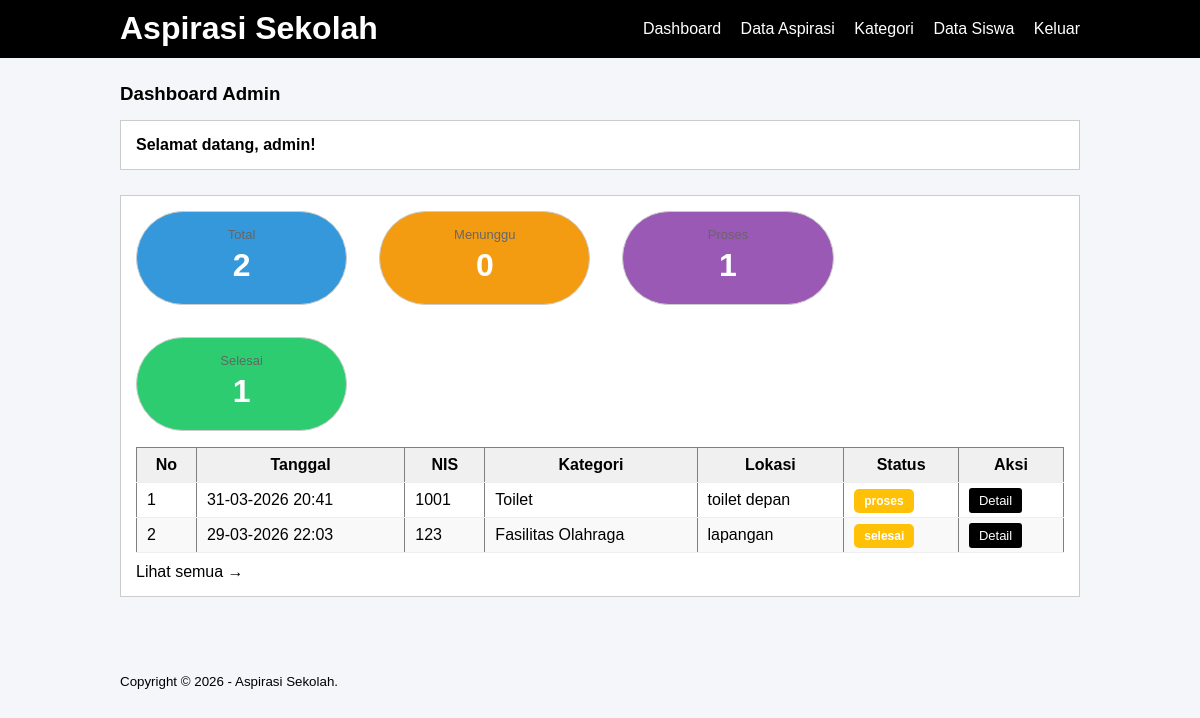
The page /project_p3/admin/dashboard.php (signed in) on the database its author committed.
### tables this page shows
CREATE TABLE `aspirasi` (
  `id_aspirasi` int(5) NOT NULL,
  `status` enum('menunggu','proses','selesai') NOT NULL,
  `id_pelaporan` int(5) NOT NULL,
  `feedback` text NOT NULL,
  `tgl_diajukan` datetime DEFAULT current_timestamp(),
  `tgl_selesai` datetime DEFAULT NULL
);

CREATE TABLE `input_aspirasi` (
  `id_pelaporan` int(5) NOT NULL,
  `nis` int(10) NOT NULL,
  `id_kategori` int(5) NOT NULL,
  `lokasi` varchar(50) NOT NULL,
  `ket` text NOT NULL,
  `tgl_input` varchar(30) NOT NULL
);

CREATE TABLE `kategori` (
  `id_kategori` int(5) NOT NULL,
  `ket_kategori` varchar(30) NOT NULL
);

### project_p3/admin/dashboard.php (the view, shortened to what this page needs)
<?php
include '../db.php';
$count = mysqli_fetch_assoc(mysqli_query($conn, "
    SELECT
        COUNT(*) as semua,
        SUM(status='Menunggu') as tunggu,
        SUM(status='Proses') as proses,
        SUM(status='Selesai') as selesai
    FROM aspirasi
"));
$semua   = $count['semua'] ?? 0;
$tunggu  = $count['tunggu'] ?? 0;
$proses  = $count['proses'] ?? 0;
$selesai = $count['selesai'] ?? 0;
$data = mysqli_query($conn, "
    SELECT
        a.id_aspirasi,
        a.status,
        a.tgl_diajukan,
        i.nis,
        i.lokasi,
        k.ket_kategori
    FROM aspirasi a
    LEFT JOIN input_aspirasi i
        ON a.id_pelaporan = i.id_pelaporan
    LEFT JOIN kategori k
        ON i.id_kategori = k.id_kategori
    ORDER BY a.id_aspirasi DESC
    LIMIT 10
");
?>
<!DOCTYPE html>
<html lang="id">
<head>
    <link rel="stylesheet" href="../css/style.css">
</head>
<body>
<header>
    <div class="container">
        <h1><a href="dashboard.php">Aspirasi Sekolah</a></h1>
        <ul>
            <li><a href="dashboard.php">Dashboard</a></li>
            <li><a href="data-aspirasi.php">Data Aspirasi</a></li>
            <li><a href="data-kategori.php">Kategori</a></li>
            <li><a href="data-siswa.php">Data Siswa</a></li>
            <li><a href="../keluar.php">Keluar</a></li>
        </ul>
    </div>
</header>
<div class="section">
    <div class="container">
        <h3>Dashboard Admin</h3>
        <div class="box">
            <h4>Selamat datang, <?php echo htmlspecialchars($_SESSION['username']); ?>!</h4>
        </div>
        <div style="margin-top:10px;">
            <div class="col-stat">
                <p>Total</p>
                <h2><?php echo $semua; ?></h2>
            </div>
            <div class="col-stat">
                <p>Menunggu</p>
                <h2><?php echo $tunggu; ?></h2>
            </div>
            <div class="col-stat">
                <p>Proses</p>
                <h2><?php echo $proses; ?></h2>
            </div>
            <div class="col-stat">
                <p>Selesai</p>
                <h2><?php echo $selesai; ?></h2>
            </div>
        </div>
        <div class="box">
            <table class="table" border="1" cellspacing="0">
                <thead>
                    <tr>
                        <th>No</th>
                        <th>Tanggal</th>
                        <th>NIS</th>
                        <th>Kategori</th>
                        <th>Lokasi</th>
                        <th>Status</th>
                        <th>Aksi</th>
                    </tr>
                </thead>
                <tbody>
                    <?php
                    $no = 1;
                    if (mysqli_num_rows($data) > 0) {
                        while ($row = mysqli_fetch_assoc($data)) {
                            $badge = 'badge-menunggu';
                    ?>
                    <tr>
                        <td><?php echo $no++; ?></td>
                        <td>
                            <?php
                            echo $row['tgl_diajukan']
                            ? date('d-m-Y H:i', strtotime($row['tgl_diajukan']))
                            : '-';
                            ?>
                        </td>
                        <td><?php echo htmlspecialchars($row['nis'] ?? '-'); ?></td>
                        <td><?php echo htmlspecialchars($row['ket_kategori'] ?? '-'); ?></td>
                        <td><?php echo htmlspecialchars($row['lokasi'] ?? '-'); ?></td>
                        <td>
                            <span class="badge <?php echo $badge; ?>">
                                <?php echo htmlspecialchars($row['status']); ?>
                            </span>
                        </td>
                        <td>
                            <a href="detail-aspirasi.php?id=<?php echo $row['id_aspirasi']; ?>" class="btn-sm">
                                Detail
                            </a>
                        </td>
                    </tr>
                    <?php
                        }
                    } else {
                    ?>
                    <tr><td colspan="7">Belum ada aspirasi</td></tr>
                    <?php } ?>
                </tbody>
            </table>
            <p style="margin-top:10px;">
                <a href="data-aspirasi.php">Lihat semua &rarr;</a>
            </p>
        </div>
    </div>
</div>
<footer>
    <div class="container">
        <small>Copyright &copy; 2026 - Aspirasi Sekolah.</small>
    </div>
</footer>
</body>
</html>

### project_p3/css/style.css (style rules this page uses)
* { padding: 0; margin: 0; font-family: 'Quicksand', sans-serif; }
body { background-color: #f4f6f9; }
a { color: inherit; text-decoration: none; }
.btn-sm { padding: 5px 10px; font-size: 13px; background-color: black; color: #fff; border: none; cursor: pointer; border-radius: 3px; text-decoration: none; }
header { background-color: black; color: #fff; }
header h1 { float: left; padding: 10px 0; }
header ul { float: right; }
header ul li { display: inline-block; }
header ul li a { padding: 20px 0 20px 15px; display: inline-block; }
footer { padding: 25px 0; }
.container { width: 80%; margin: 0 auto; }
.container:after { content: ''; display: block; clear: both; }
.section { padding: 25px 0; }
.box { background-color: #fff; border: 1px solid #ccc; padding: 15px; box-sizing: border-box; margin: 15px 0 25px 0; }
.box::after { content: ''; display: block; clear: both; }
.table { width: 100%; border-collapse: collapse; }
.table tr { height: 35px; }
.table tr:nth-child(even) { background-color: #f9f9f9; }
.table tr td, .table tr th { padding: 8px 10px; border-bottom: 1px solid #eee; }
.table thead tr { background-color: #f0f0f0; }
.badge { padding: 3px 10px; border-radius: 20px; font-size: 12px; font-weight: bold; }
.badge-menunggu { background-color: #ffc107; color: #000; }
.col-stat { width: 22%; float: left; background: #fff; border: 1px solid #ccc; padding: 15px; box-sizing: border-box; margin-right: 3%; margin-bottom: 15px; border-radius: 5px; text-align: center; }
.col-stat h2 { font-size: 32px; margin: 5px 0; }
.col-stat p { font-size: 13px; color: #666; }

### project_p3/admin/dashboard.php (style rules this page uses)
.col-stat { display:inline-block; width:22%; padding:15px; margin:16px; border-radius:100px; text-align:center; color:white; }
.col-stat:nth-child(1) { background:#3498db; }
.col-stat:nth-child(2) { background:#f39c12; }
.col-stat:nth-child(3) { background:#9b59b6; }
.col-stat:nth-child(4) { background:#2ecc71; }
.badge { padding:5px 10px; border-radius:5px; color:white; }
.badge-menunggu { background color: #eb2323;; }

### rows shown on the page
aspirasi: tgl_diajukan "31-03-2026 20:41", id_pelaporan.nis "1001", kategori.ket_kategori "Toilet", id_pelaporan.lokasi "toilet depan", status "proses"
aspirasi: tgl_diajukan "29-03-2026 22:03", id_pelaporan.nis "123", kategori.ket_kategori "Fasilitas Olahraga", id_pelaporan.lokasi "lapangan", status "selesai"

### other values the page prints
$_SESSION['username'] "admin"
$semua "2"
$tunggu "0"
$proses "1"
$selesai "1"
